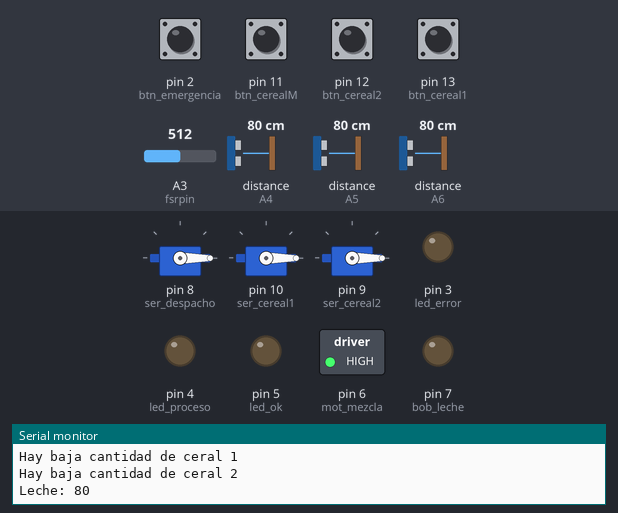
Recording of a sketch running on a simulated Arduino Nano, built with avr-gcc and run on an emulated ATmega328P. On the bench: 3 × servo, switched loads named in the sketch (green lamp = pin HIGH), output pins drawn as LEDs (lit = HIGH), the last lines printed to the serial monitor. Wiring (inferred from the names in the program): 3 × ultrasonic range finder: trigger A0, echo A4 / trigger A1, echo A5 / trigger A2, echo A6. Inputs (shaded band) come from the test bench; at power-on: pin 2 (btn_emergencia), pin 11 (btn_cerealM), pin 12 (btn_cereal2), pin 13 (btn_cereal1) LOW, A3 (fsrpin) = 512, distance to the obstacle (sensors on A4, A5, A6) 80 cm. The echo pulse lasts 58.3 µs per cm; pins used as bus, display or sensor lines are not drawn.

Above: at 1.2 s.
1.3 s: pin 2 (btn_emergencia) pulled HIGH for 0.15 s
At 2.0 s:
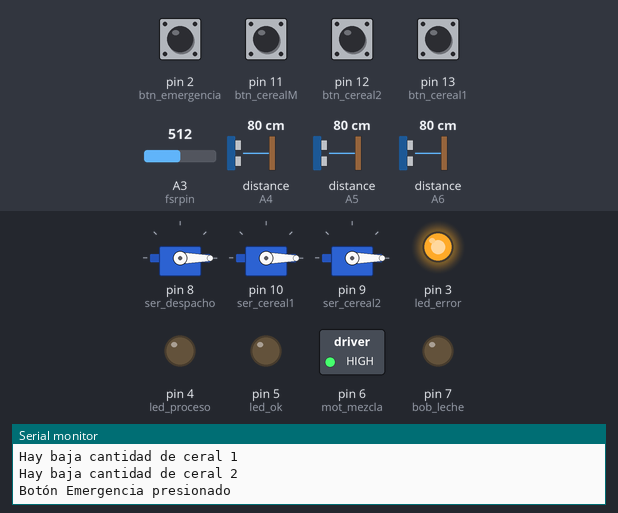
12.9 s: A3 (fsrpin) set to 54
14.4 s: A3 (fsrpin) set to 45
Timing chart, 0 to 17.0 s (numbered marks = the images above; inputs shaded):
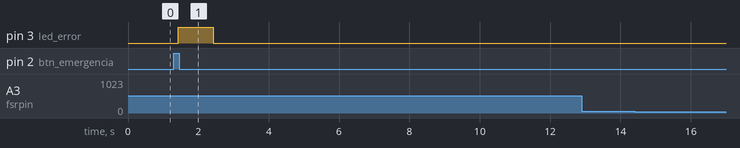

Measured:
- after the input at 1.3 s, pin 3 (led_error): LOW → HIGH after 0.12 s, → LOW 1.0 s later

The sketch:

Despensadora_Ceral.ino
```cpp
#include <Servo.h>
#define fsrpin A3
// botones
int btn_cereal1 = 13;
int btn_cereal2 = 12;
int btn_cerealM = 11;
int btn_emergencia = 2;

// actuadores
int ser_cereal1 = 10;
int ser_cereal2 = 9;
int ser_despacho = 8;
int bob_leche = 7;
int mot_mezcla = 6;

// servomotores
Servo servoDespacho;
Servo servoCereal1;
Servo servoCereal2;

// sensores tri
int dis_leche = A0;
int dis_cereal1 = A1;
int dis_cereal2 = A2;
// sensores ech
int dis_lecheE = A4;
int dis_cereal1E = A5;
int dis_cereal2E = A6;

// indicadores
int led_ok = 5;
int led_error = 3;
int led_proceso = 4;

// valores iniciales
int inches = 0;
int cm = 0;
bool btnCereal1State = false;
bool btnCereal2State = false;
bool btnCerealMState = false;
bool btnCerealEState = false;

bool lecheState = false;
bool cereal1State = false;
bool cereal2State = false;

int fsrreading;

// lectura ultrasonico
long readUltrasonicDistance(int triggerPin, int echoPin) {
  digitalWrite(triggerPin, LOW);
  delayMicroseconds(2);
  digitalWrite(triggerPin, HIGH);
  delayMicroseconds(10);
  digitalWrite(triggerPin, LOW);
  return pulseIn(echoPin, HIGH);
}

// medir distancia
long measureDistance(int triggerPin, int echoPin) {
  long duration = readUltrasonicDistance(triggerPin, echoPin);
  if (duration == 0) {
    return -1;
  }
  return duration * 0.01723;
}

void setup() {
  // terminal
  Serial.begin(9600);

  // variables
  pinMode(led_ok, OUTPUT);
  pinMode(led_error, OUTPUT);
  pinMode(led_proceso, OUTPUT);
  pinMode(bob_leche, OUTPUT);
  pinMode(mot_mezcla, OUTPUT);

  pinMode(btn_cereal1, INPUT);
  pinMode(btn_cereal2, INPUT);
  pinMode(btn_cerealM, INPUT);
  pinMode(btn_emergencia, INPUT);

  pinMode(dis_leche, OUTPUT);
  pinMode(dis_cereal1, OUTPUT);
  pinMode(dis_cereal2, OUTPUT);
  pinMode(dis_lecheE, INPUT);
  pinMode(dis_cereal1E, INPUT);
  pinMode(dis_cereal2E, INPUT);

  servoDespacho.attach(ser_despacho);
  servoCereal1.attach(ser_cereal1);
  servoCereal2.attach(ser_cereal2);

  servoCereal1.write(0);
  servoCereal2.write(0);
  servoDespacho.write(0);

  digitalWrite(mot_mezcla, HIGH);
}

void loop() {
  fsrreading = analogRead(fsrpin);
  Serial.println(fsrreading);
  long leche = measureDistance(dis_leche, dis_lecheE);
  long cereal1 = measureDistance(dis_cereal1, dis_cereal1E);
  long cereal2 = measureDistance(dis_cereal2, dis_cereal2E);

  btnCereal1State = digitalRead(btn_cereal1);
  btnCereal2State = digitalRead(btn_cereal2);
  btnCerealMState = digitalRead(btn_cerealM);
  btnCerealEState = digitalRead(btn_emergencia);
  if (fsrreading > 50) {
    if (leche > 10) {
      Serial.println("Hay baja cantidad de leche");
      lecheState = true;
    } else {
      lecheState = false;
    }
    if (cereal1 > 12) {
      Serial.println("Hay baja cantidad de ceral 1");
      cereal1State = true;
    } else {
      cereal1State = false;
    }
    if (cereal2 > 12) {
      Serial.println("Hay baja cantidad de ceral 2");
      cereal2State = true;
    } else {
      cereal2State = false;
    }

    // cereal 1
    if (btnCereal1State == HIGH && !lecheState && !cereal1State) {
      Serial.println("Botón Cereal 1 presionado");
      servoCereal1.write(90);
      digitalWrite(led_ok, HIGH);
      delay(2000);
      digitalWrite(led_ok, LOW);
      servoCereal1.write(0);
      digitalWrite(bob_leche, HIGH);
      delay(2000);
      digitalWrite(bob_leche, LOW);
      servoDespacho.write(90);
      delay(2000);
      servoDespacho.write(0);
    }
    // cereal 2
    if (btnCereal2State == HIGH && !lecheState && !cereal2State) {
      Serial.println("Botón Cereal 2 presionado");
      servoCereal2.write(90);
      digitalWrite(led_proceso, HIGH);
      delay(2000);
      digitalWrite(led_proceso, LOW);
      servoCereal2.write(0);
      digitalWrite(bob_leche, HIGH);
      delay(2000);
      digitalWrite(bob_leche, LOW);
      servoDespacho.write(90);
      delay(2000);
      servoDespacho.write(0);
    }
    // mescla de cereal
    if (btnCerealMState == HIGH && !lecheState && !cereal2State && !cereal1State) {
      Serial.println("Botón Cereal 3 presionado");
      servoCereal1.write(90);
      digitalWrite(led_proceso, HIGH);
      digitalWrite(led_ok, HIGH);
      delay(1000);
      digitalWrite(led_proceso, LOW);
      digitalWrite(led_ok, LOW);
      servoCereal1.write(0);
      servoCereal2.write(90);
      delay(1000);
      servoCereal2.write(0);
      digitalWrite(mot_mezcla, LOW);
      delay(2000);
      digitalWrite(mot_mezcla, HIGH);
      digitalWrite(bob_leche, HIGH);
      delay(2000);
      digitalWrite(bob_leche, LOW);
      servoDespacho.write(90);
      delay(2000);
      servoDespacho.write(0);
    }
    // parado de emergencia
    if (btnCerealEState == HIGH) {
      Serial.println("Botón Emergencia presionado");
      servoCereal1.write(0);
      servoCereal2.write(0);
      servoDespacho.write(0);
      digitalWrite(led_error, HIGH);
      delay(1000);
      digitalWrite(led_error, LOW);
      digitalWrite(bob_leche, LOW);
    }

    Serial.print("Leche: ");
    Serial.println(leche);
    Serial.print("Cereal1: ");
    Serial.println(cereal1);
    Serial.print("Cereal2: ");
    Serial.println(cereal2);
  } else {
    Serial.println("Necesita poner un envase: ");
  }
}
```
